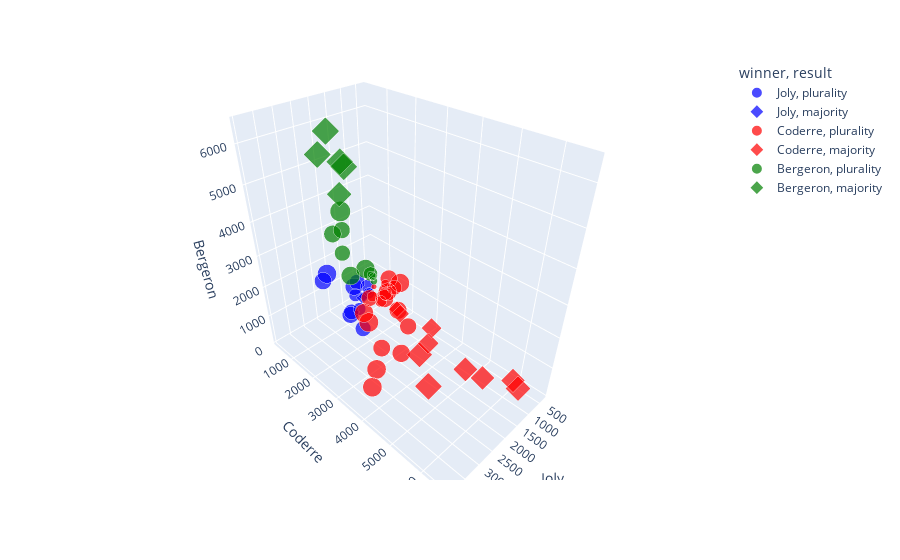

Notebook code cell kept with this figure:
### Code cell
df = px.data.election()
fig = px.scatter_3d(
    df, 
    x = 'Joly', y = 'Coderre', z = 'Bergeron', color = 'winner', size = 'total', hover_name = 'district', symbol = 'result',
    color_discrete_map = {'Joly':'blue', 'Bergeron':'green', 'Coderre':'red'}
)
fig.show()

### Figure 1 — Plotly figure (JSON) as saved in the notebook; plotly's stock layout.template omitted (floating-point values rounded to 4 significant figures)
{"data": [{"hovertemplate": "<b>%{hovertext}</b><br><br>winner=Joly<br>result=plurality<br>Joly=%{x}<br>Coderre=%{y}<br>Bergeron=%{z}<br>total=%{marker.size}<extra></extra>", "hovertext": ["101-Bois-de-Liesse", "102-Cap-Saint-Jacques", "161-Saint-HenriPetite-BourgognePointe-Saint-Charles", "172-Desmarchais-Crawford", "181-Peter-McGill", "182-Saint-Jacques", "33-Snowdon", "34-Notre-Dame-de-Grâce", "35-Loyola", "41-du Canal", "43-Fort-Rolland", "63-Jacques-Bizard"], "legendgroup": "Joly, plurality", "marker": {"color": "blue", "size": [7334, 6363, 9378, 7956, 4099, 6357, 4687, 7688, 6125, 3263, 4438, 1432], "sizemode": "area", "sizeref": 27.62, "symbol": "circle"}, "mode": "markers", "name": "Joly, plurality", "scene": "scene", "showlegend": true, "type": "scatter3d", "x": [3024, 2675, 3578, 2849, 1894, 2282, 1636, 3262, 2648, 1266, 1908, 690], "y": [2481, 2525, 2432, 2476, 1451, 1906, 1548, 1773, 2040, 1165, 1325, 518], "z": [1829, 1163, 3368, 2631, 754, 2169, 1503, 2653, 1437, 832, 1205, 224]}, {"hovertemplate": "<b>%{hovertext}</b><br><br>winner=Joly<br>result=majority<br>Joly=%{x}<br>Coderre=%{y}<br>Bergeron=%{z}<br>total=%{marker.size}<extra></extra>", "hovertext": ["61-Pierre-Foretier", "62-Denis-Benjamin-Viger"], "legendgroup": "Joly, majority", "marker": {"color": "blue", "size": [1887, 1889], "sizemode": "area", "sizeref": 27.62, "symbol": "diamond"}, "mode": "markers", "name": "Joly, majority", "scene": "scene", "showlegend": true, "type": "scatter3d", "x": [998, 1068], "y": [631, 595], "z": [258, 226]}, {"hovertemplate": "<b>%{hovertext}</b><br><br>winner=Coderre<br>result=plurality<br>Joly=%{x}<br>Coderre=%{y}<br>Bergeron=%{z}<br>total=%{marker.size}<extra></extra>", "hovertext": ["11-Sault-au-Récollet", "12-Saint-Sulpice", "134-Marie-Victorin", "14-Bordeaux-Cartierville", "141-Côte-de-Liesse", "142-Norman-McLaren", "162-Saint-PaulÉmard", "171-ChamplainL'Île-des-Soeurs", "192-François-Perrault", "194-Parc-Extension", "22-Est", "31-Darlington", "42-J.-Émery-Provost", "51-Sault-Saint-Louis", "52-Cecil-P.-Newman", "64-Sainte-Geneviève", "71-Tétreaultville", "74-Louis-Riel", "91-Claude-Ryan"], "legendgroup": "Coderre, plurality", "marker": {"color": "red", "size": [8650, 8316, 9259, 7247, 9587, 8385, 7096, 9200, 7583, 5615, 3469, 4287, 3003, 9560, 7809, 789, 9737, 8025, 2062], "sizemode": "area", "sizeref": 27.62, "symbol": "circle"}, "mode": "markers", "name": "Coderre, plurality", "scene": "scene", "showlegend": true, "type": "scatter3d", "x": [2532, 2543, 2431, 2081, 3959, 2822, 2438, 3291, 2039, 1402, 1172, 1232, 1157, 3717, 2943, 326, 3454, 2338, 423], "y": [3348, 3252, 3673, 3612, 4308, 4104, 2566, 3347, 2878, 2420, 1589, 1873, 1193, 4201, 3536, 332, 3694, 3509, 996], "z": [2770, 2521, 3155, 1554, 1320, 1459, 2092, 2562, 2666, 1793, 708, 1182, 653, 1642, 1330, 131, 2589, 2178, 643]}, {"hovertemplate": "<b>%{hovertext}</b><br><br>winner=Coderre<br>result=majority<br>Joly=%{x}<br>Coderre=%{y}<br>Bergeron=%{z}<br>total=%{marker.size}<extra></extra>", "hovertext": ["121-La Pointe-aux-Prairies", "122-Pointe-aux-Trembles", "123-Rivière-des-Prairies", "151-Saint-Léonard-Est", "152-Saint-Léonard-Ouest", "191-Saint-Michel", "21-Ouest", "23-Centre", "81-Marie-Clarac", "82-Ovide-Clermont"], "legendgroup": "Coderre, majority", "marker": {"color": "red", "size": [10546, 9465, 8351, 6454, 8479, 5872, 3951, 4663, 9111, 8060], "sizemode": "area", "sizeref": 27.62, "symbol": "diamond"}, "mode": "markers", "name": "Coderre, majority", "scene": "scene", "showlegend": true, "type": "scatter3d", "x": [3330, 2852, 1656, 1641, 1908, 1220, 1076, 1286, 1435, 1051], "y": [5456, 4734, 5737, 3931, 5387, 3668, 2184, 2526, 6591, 6229], "z": [1760, 1879, 958, 882, 1184, 984, 691, 851, 1085, 780]}, {"hovertemplate": "<b>%{hovertext}</b><br><br>winner=Bergeron<br>result=plurality<br>Joly=%{x}<br>Coderre=%{y}<br>Bergeron=%{z}<br>total=%{marker.size}<extra></extra>", "hovertext": ["113-Jeanne-Mance", "13-Ahuntsic", "133-Vieux-Rosemont", "183-Sainte-Marie", "32-Côte-des-Neiges", "72-MaisonneuveLongue-Pointe", "73-Hochelaga", "92-Joseph-Beaubien", "93-Robert-Bourassa", "94-Jeanne-Sauvé"], "legendgroup": "Bergeron, plurality", "marker": {"color": "green", "size": [7370, 9282, 10866, 6445, 5172, 9135, 7900, 1965, 1330, 1678], "sizemode": "area", "sizeref": 27.62, "symbol": "circle"}, "mode": "markers", "name": "Bergeron, plurality", "scene": "scene", "showlegend": true, "type": "scatter3d", "x": [2316, 2873, 3234, 2271, 1578, 3139, 2675, 592, 419, 489], "y": [1455, 2979, 2670, 1347, 1644, 2746, 1546, 540, 446, 491], "z": [3599, 3430, 4962, 2827, 1950, 3250, 3679, 833, 465, 698]}, {"hovertemplate": "<b>%{hovertext}</b><br><br>winner=Bergeron<br>result=majority<br>Joly=%{x}<br>Coderre=%{y}<br>Bergeron=%{z}<br>total=%{marker.size}<extra></extra>", "hovertext": ["111-Mile-End", "112-DeLorimier", "131-Saint-Édouard", "132-Étienne-Desmarteau", "193-Villeray"], "legendgroup": "Bergeron, majority", "marker": {"color": "green", "size": [9030, 10747, 11050, 10867, 10802], "sizemode": "area", "sizeref": 27.62, "symbol": "diamond"}, "mode": "markers", "name": "Bergeron, majority", "scene": "scene", "showlegend": true, "type": "scatter3d", "x": [2514, 3044, 2815, 2788, 2782], "y": [1734, 1770, 1827, 2331, 2201], "z": [4782, 5933, 6408, 5748, 5819]}], "layout": {"legend": {"itemsizing": "constant", "title": {"text": "winner, result"}, "tracegroupgap": 0}, "margin": {"t": 60}, "scene": {"domain": {"x": [0, 1], "y": [0, 1]}, "xaxis": {"title": {"text": "Joly"}}, "yaxis": {"title": {"text": "Coderre"}}, "zaxis": {"title": {"text": "Bergeron"}}}}}
